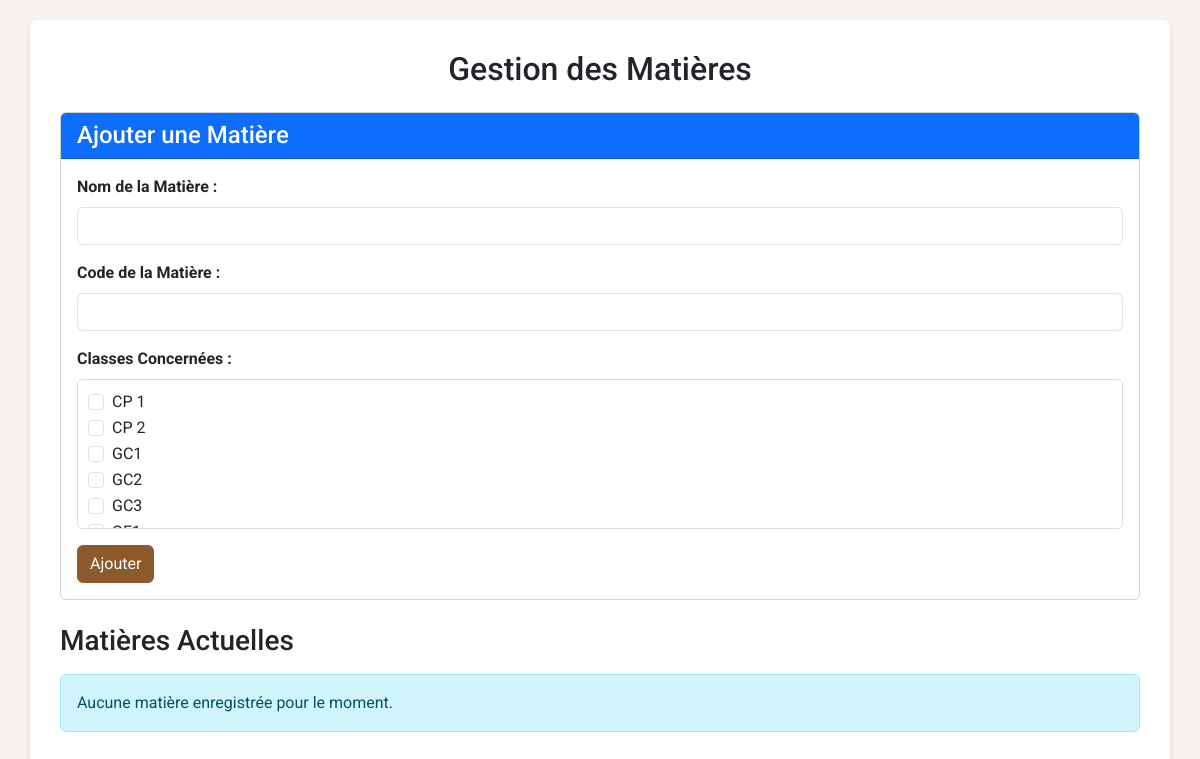
Before: /admin/gestion_matieres.php with the older database file.
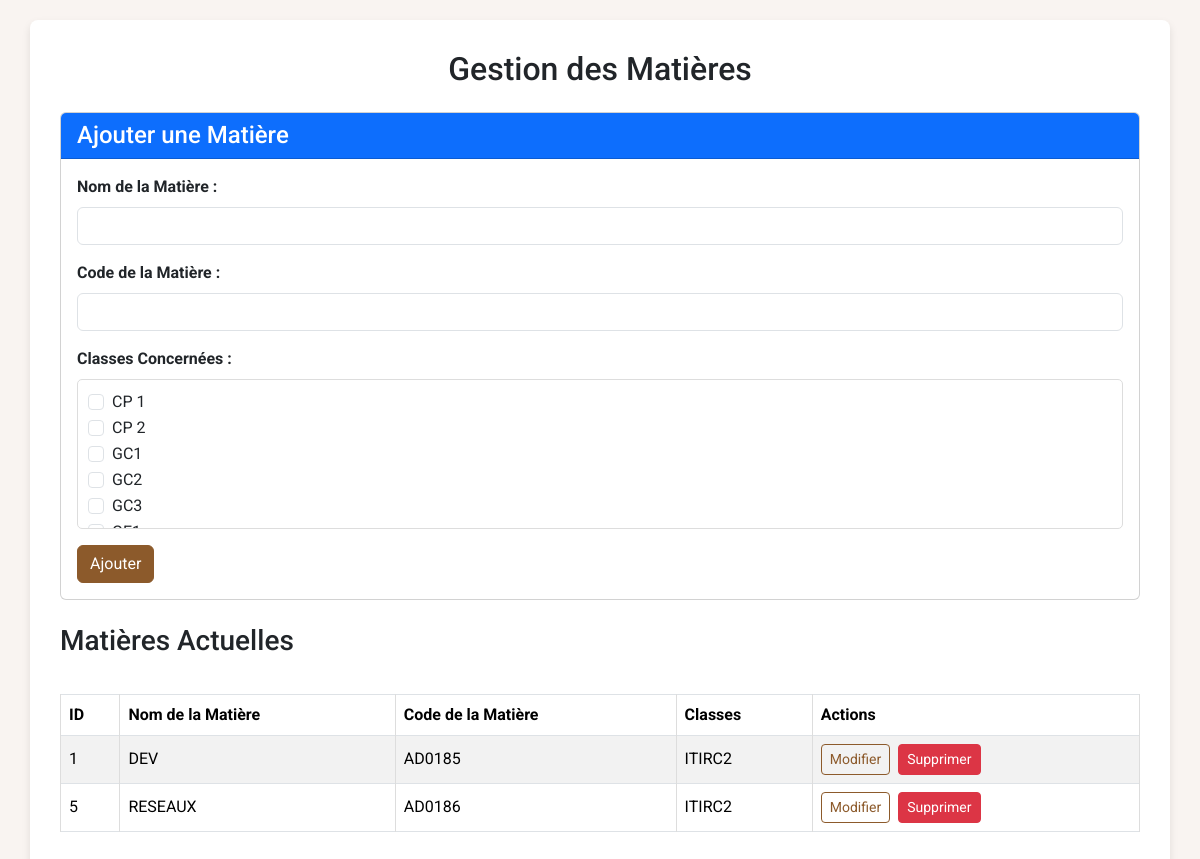
After: the same page with the newer database file.
### tables this page shows
CREATE TABLE IF NOT EXISTS `classes` (
  `id` int NOT NULL AUTO_INCREMENT,
  `nom_classe` varchar(100) NOT NULL,
  `niveau` varchar(50) NOT NULL,
  `filiere` varchar(100) NOT NULL,
  `annee_universitaire` varchar(20) DEFAULT NULL,
  `filiere_id` int DEFAULT NULL,
  PRIMARY KEY (`id`),
  KEY `fk_classes_filiere` (`filiere_id`)
);

CREATE TABLE IF NOT EXISTS `matieres` (
  `id` int NOT NULL AUTO_INCREMENT,
  `nom` varchar(100) NOT NULL,
  `code` varchar(10) NOT NULL,
  `professeur_id` int DEFAULT NULL,
  PRIMARY KEY (`id`),
  UNIQUE KEY `code` (`code`),
  KEY `professeur_id` (`professeur_id`)
);

### admin/gestion_matieres.php (the view, shortened to what the changed rows need)
<?php
require_once '../includes/config.php';
$lang_code = isset($_SESSION['lang']) ? $_SESSION['lang'] : 'fr';
$edit_matiere = null;
try {
    $stmt_classes = $pdo->query("SELECT id, nom_classe FROM classes ORDER BY nom_classe");
    $all_classes = $stmt_classes->fetchAll(PDO::FETCH_ASSOC);
} catch (PDOException $e) {
    $error_message = $lang['db_error'] ?? 'Une erreur de base de données est survenue lors du chargement des classes.';
    error_log("Gestion Matieres - Load Classes Error: " . $e->getMessage());
}
$matiere_classes = [];
$matieres = [];
try {
    $stmt_matieres = $pdo->query("SELECT id, nom, code FROM matieres ORDER BY nom");
    $matieres = $stmt_matieres->fetchAll(PDO::FETCH_ASSOC);
    foreach ($matieres as $key => $matiere) {
        $stmt_linked_classes = $pdo->prepare("
            SELECT c.nom_classe
            FROM classe_matiere cm
            JOIN classes c ON cm.classe_id = c.id
            WHERE cm.matiere_id = ?
            ORDER BY c.nom_classe
        ");
        $stmt_linked_classes->execute([$matiere['id']]);
        $matieres[$key]['linked_classes'] = array_column($stmt_linked_classes->fetchAll(PDO::FETCH_ASSOC), 'nom_classe');
    }
} catch (PDOException $e) {
    $error_message = $lang['db_error'] ?? 'Une erreur de base de données est survenue lors du chargement des matières.';
    error_log("Gestion Matieres - Load All Matieres Error: " . $e->getMessage());
}
?>
<!DOCTYPE html>
<html lang="<?= htmlspecialchars($lang_code) ?>">
<head>
    <link href="https://cdn.jsdelivr.net/npm/bootstrap@5.3.2/dist/css/bootstrap.min.css" rel="stylesheet">
</head>
<body>
    <div class="container">
        <h2 class="mb-4 text-center"><?= htmlspecialchars($lang['manage_matieres'] ?? 'Gestion des Matières') ?></h2>
        <div class="card mb-4">
            <div class="card-header bg-primary text-white">
            </div>
            <div class="card-body">
                <form action="gestion_matieres.php" method="POST">
                    <div class="mb-3">
                        <div class="form-check-scrollable" style="max-height: 150px; overflow-y: auto; border: 1px solid #ddd; padding: 10px; border-radius: 5px;">
                            <?php foreach ($all_classes as $class): ?>
                                <div class="form-check">
                                    <input class="form-check-input" type="checkbox" name="classes[]" value="<?= htmlspecialchars($class['id']) ?>" id="class_<?= htmlspecialchars($class['id']) ?>"
                                        <?php if ($edit_matiere && in_array($class['id'], $matiere_classes)) echo 'checked'; ?>>
                                    <label class="form-check-label" for="class_<?= htmlspecialchars($class['id']) ?>">
                                        <?= htmlspecialchars($class['nom_classe']) ?>
                                    </label>
                                </div>
                            <?php endforeach; ?>
                        </div>
                    </div>
                </form>
            </div>
        </div>
        <h3 class="mb-3"><?= htmlspecialchars($lang['current_matieres'] ?? 'Matières Actuelles') ?></h3>
        <?php if (!empty($matieres)): ?>
            <div class="table-responsive">
                <table class="table table-bordered table-striped">
                    <thead>
                        <tr>
                            <th><?= htmlspecialchars($lang['id'] ?? 'ID') ?></th>
                            <th><?= htmlspecialchars($lang['matiere_name'] ?? 'Nom de la Matière') ?></th>
                            <th><?= htmlspecialchars($lang['matiere_code'] ?? 'Code') ?></th>
                            <th><?= htmlspecialchars($lang['classes_concerned_short'] ?? 'Classes') ?></th>
                            <th><?= htmlspecialchars($lang['actions'] ?? 'Actions') ?></th>
                        </tr>
                    </thead>
                    <tbody>
                        <?php foreach ($matieres as $matiere): ?>
                            <tr>
                                <td><?= htmlspecialchars($matiere['id']) ?></td>
                                <td><?= htmlspecialchars($matiere['nom']) ?></td>
                                <td><?= htmlspecialchars($matiere['code']) ?></td>
                                <td><?= !empty($matiere['linked_classes']) ? htmlspecialchars(implode(', ', $matiere['linked_classes'])) : ($lang['no_classes_assigned'] ?? 'Aucune') ?></td>
                                <td>
                                    <a href="gestion_matieres.php?action=edit&id=<?= htmlspecialchars($matiere['id']) ?>" class="btn btn-sm btn-outline-primary me-1"><?= htmlspecialchars($lang['edit'] ?? 'Modifier') ?></a>
                                    <form action="gestion_matieres.php" method="POST" class="d-inline" onsubmit="return confirm('<?= htmlspecialchars($lang['confirm_delete_matiere'] ?? 'Êtes-vous sûr de vouloir supprimer cette matière ?') ?>');">
                                        <button type="submit" name="delete_matiere" class="btn btn-sm btn-danger"><?= htmlspecialchars($lang['delete'] ?? 'Supprimer') ?></button>
                                    </form>
                                </td>
                            </tr>
                        <?php endforeach; ?>
                    </tbody>
                </table>
            </div>
        <?php else: ?>
            <div class="alert alert-info"><?= htmlspecialchars($lang['no_matieres'] ?? 'Aucune matière enregistrée pour le moment.') ?></div>
        <?php endif; ?>
    </div>
</body>
</html>

Changed rows visible on the page:
added matieres: id "1", nom "DEV", code "AD0185", linked_classes "ITIRC2"
added matieres: id "5", nom "RESEAUX", code "AD0186", linked_classes "ITIRC2"
Other visible differences:
$lang['id']: (not shown) → "ID"
$lang['matiere_name']: (not shown) → "Nom de la Matière"
$lang['matiere_code']: (not shown) → "Code de la Matière"
$lang['classes_concerned_short']: (not shown) → "Classes"
$lang['actions']: (not shown) → "Actions"
$lang['no_matieres']: "Aucune matière enregistrée pour le moment." → (not shown)
